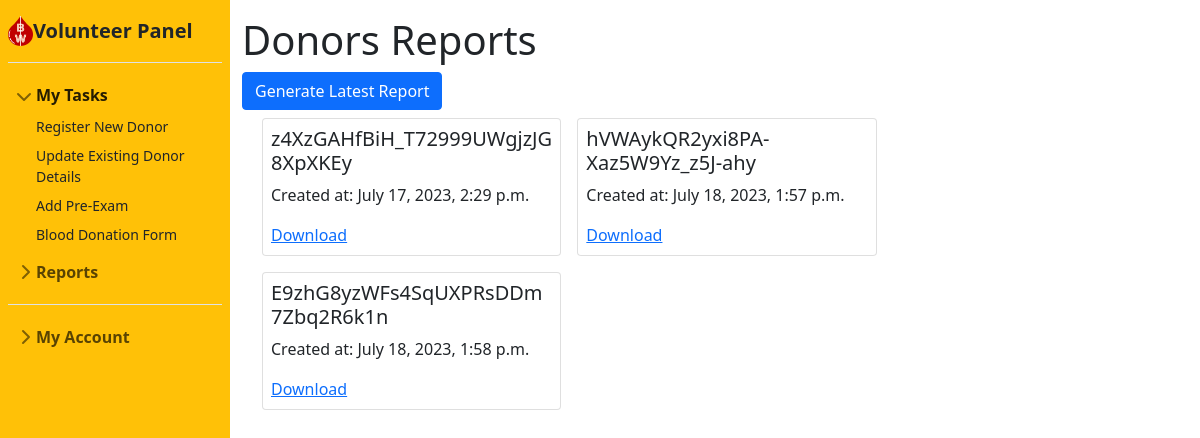
Before: /volunteer/donor-reports/ (signed in) with the older database file.
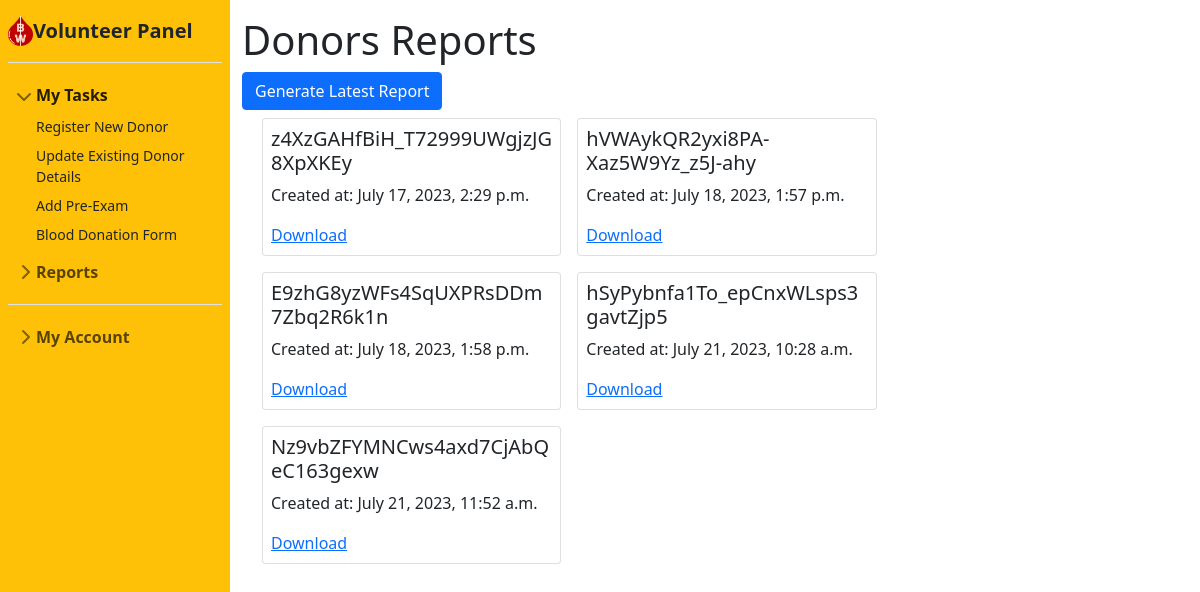
After: the same page with the newer database file.
### volunteer/models.py (models this page shows, shortened)
class DonorReport(models.Model):
    volunteer = models.ForeignKey(VolunteerRegistration, on_delete=models.CASCADE)
    report_id = models.CharField(max_length=50, primary_key=True, default=uuid.uuid4())
    station_id = models.CharField(max_length=50, null=True, default="x")
    title = models.CharField(max_length=100, default='Donation-report')
    file = models.FileField(upload_to='reports/donor-reports/', null=True, blank=True)
    created_at = models.DateTimeField(auto_now_add=False)

### volunteer/views.py (the view)
# urls.py: path('donor-reports/', views.donor_reports_view, name="donor-reports"),
def donor_reports_view(request):
    the_volunteer = a_models.VolunteerRegistration.objects.get(user=request.user)
    reports = DonorReport.objects.filter(volunteer=the_volunteer.volunteer_id)
    return render(request, 'volunteer/donors_reports.html', {'reports': reports})

### templates/volunteer/donors_reports.html (shortened to what this page needs)
{% extends 'volunteer/volunteerbase.html' %}
{% block content %}
<!DOCTYPE html>
<html>
<head>
</head>
<body>
    <h1>Donors Reports</h1>
    <a href="/volunteer/generate-donor-report" class="btn btn-primary">Generate Latest Report</a>
    <div class="container-fluid row row-cols-3">
    {% for report in reports %}
        <div class="card col px-2 py-2 my-2 mx-2">
            <h5 class="card-title">{{ report.title }}</h5>
            <p>Created at: {{ report.created_at }}</p>
            <a href="{% url 'download-report' report.report_id  %}">Download</a>
        </div>
    {% endfor %}
        </div>
</body>
</html>
{% endblock %}

Changed rows visible on the page:
added DonorReport: title "hSyPybnfa1To_epCnxWLsps3gavtZjp5", created_at "July 21, 2023, 10:28 a.m."
added DonorReport: title "Nz9vbZFYMNCws4axd7CjAbQeC163gexw", created_at "July 21, 2023, 11:52 a.m."
